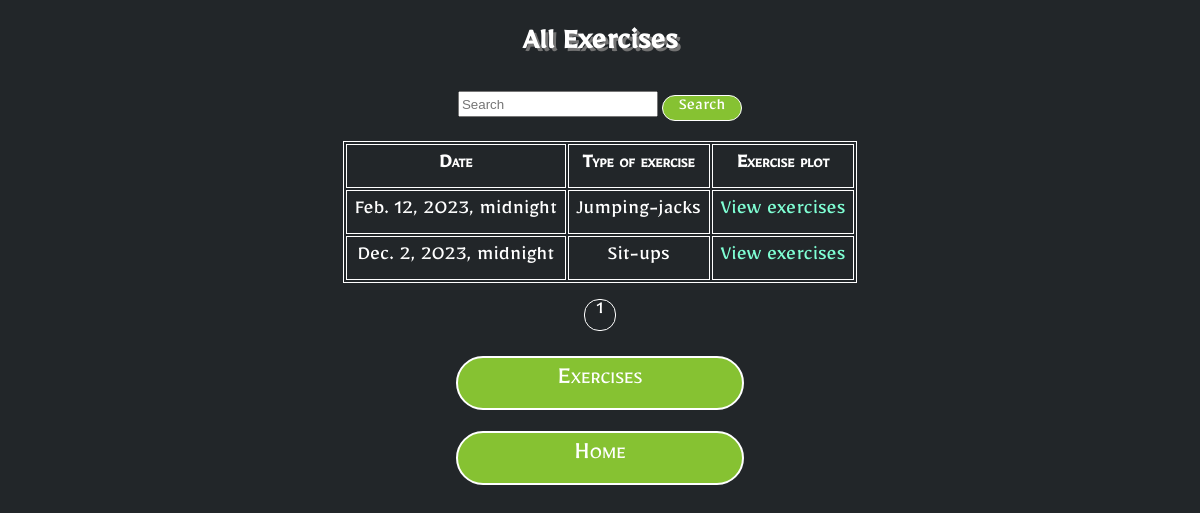
The app's page /rehab/view_exercises/?patient_id=1 (signed in), older data.
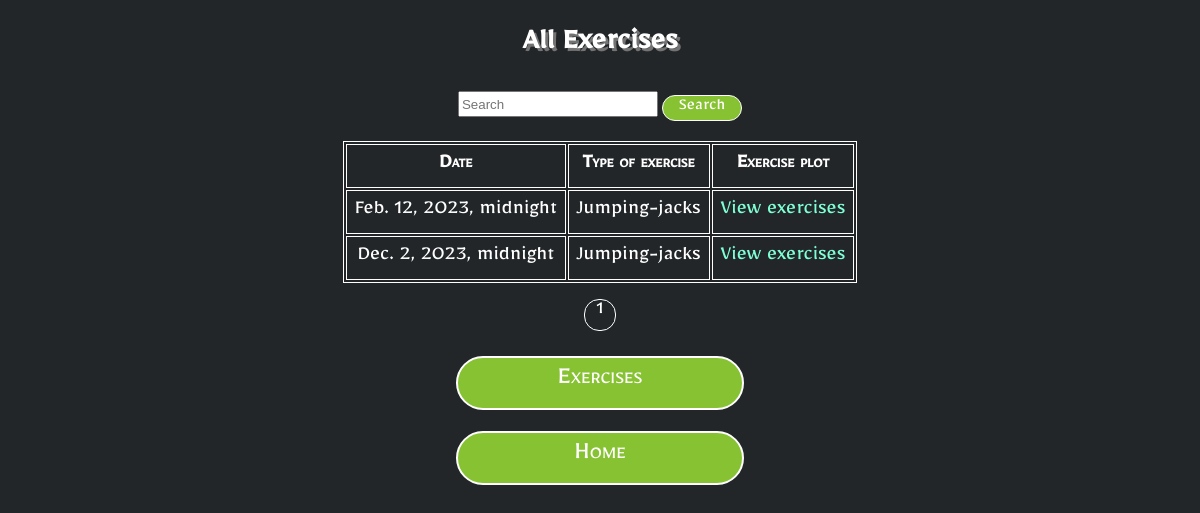
The same page, newer data.
### rehab/models.py (models this page shows, shortened)
class Exercise(models.Model):
    patient = models.ForeignKey(Patient, on_delete=models.CASCADE, related_name='exercises')
    type_of_exercise = models.CharField(max_length=15, choices=(('Sit-ups', 'Sit-ups'),
                                                                ('Jumping-jacks', 'Jumping-jacks')))
    date_of_exercise = models.DateTimeField(null=True)

### rehab/views.py (the view)
# urls.py: path('view_exercises/', views.view_exercises, name='view_exercises'),
@login_required
def view_exercises(request):
    user = request.user
    is_rehabilitator = None
    is_patient = None
    patient = None
    if hasattr(user, 'rehabilitator'):
        is_rehabilitator = True
        is_patient = False
    elif hasattr(user, 'patient'):
        is_rehabilitator = False
        is_patient = True
    if is_rehabilitator:
        if 'patient_id' in request.GET:
            patient_id = request.GET['patient_id']
            try:
                patient = Patient.objects.get(id=patient_id)
                request.session['patient_id'] = patient_id
            except Patient.DoesNotExist:
                pass
        elif 'patient_id' in request.session:
            patient_id = request.session['patient_id']
            try:
                patient = Patient.objects.get(id=patient_id)
            except Patient.DoesNotExist:
                del request.session['patient_id']
    if is_patient:
        patient = request.user.patient
        patient_id = patient.id
    query = request.GET.get('q', '')
    exercises = Exercise.objects.filter(
        Q(date_of_exercise__icontains=query) |
        Q(type_of_exercise__icontains=query),
        patient=patient
    ).order_by('date_of_exercise', 'type_of_exercise')
    paginator = Paginator(exercises, 10)  # 10 items per page
    page_number = request.GET.get('page')
    page_obj = paginator.get_page(page_number)
    context = {'exercises': exercises,
               'query': query,
               'page_obj': page_obj,
               'is_rehabilitator': is_rehabilitator,
               'is_patient': is_patient}
    return render(request, 'telemedWebapp/view_exercises.html', context)

### rehab/templates/telemedWebapp/view_exercises.html (shortened to what this page needs)
{% load static %}
<!DOCTYPE html>
<html lang="en">
<head>
    <link rel="stylesheet" type="text/css" href="{% static '/styles/style.css' %}">
    <link rel="stylesheet" type="text/css" href="{% static '/styles/paginator.css' %}">
</head>
<body>
{% block content %}
  <h2>All Exercises</h2>
    <div class="row mb-3">
    <div class="col-md-3">
    <form class="d-flex" method="GET">
      <input class="form-control me-2" type="search" placeholder="Search" aria-label="Search" name="q" value="{{ request.GET.q }}">
      <button class="btn btn-outline-success" type="submit">Search</button>
    </form>
  </div>
</div>
    {% if exercises %}
      <table class="table table-striped">
        <thead>
          <tr>
            <th>Date</th>
            <th>Type of exercise</th>
            <th>Exercise plot</th>
        </thead>
        <tbody>
          {% for exercise in page_obj %}
            <tr>
                <td>{{ exercise.date_of_exercise }}</td>
                <td>{{ exercise.type_of_exercise }}</td>
                <td><a href="{% url 'telemedWebapp:exercise_plot' %}?exercise_id={{ exercise.id }}">View exercises</a></td>
            </tr>
          {% endfor %}
        </tbody>
      </table>
    {% else %}
        <p>No exercises found.</p>
  {% endif %}
<div class="d-flex justify-content-center">
  <nav aria-label="Page navigation example">
    <ul class="pagination">
      {% for num in page_obj.paginator.page_range %}
      {% if page_obj.number == num %}
      <li class="page-item active" aria-current="page"><a class="page-link" href="#">{{ num }}</a></li>
      {% elif num > page_obj.number|add:'-3' and num < page_obj.number|add:'3' %}
      <li class="page-item"><a class="page-link" href="?page={{ num }}{% if request.GET.q %}&q={{ request.GET.q }}{% endif %}">{{ num }}</a></li>
      {% endif %}
      {% endfor %}
    </ul>
  </nav>
</div>
{% endblock %}
<a id="home" href="{% url 'telemedWebapp:view_exercises' %}"><p class="bt_txt">Exercises</p></a>
<a id="home" href="{% url 'telemedWebapp:home' %}"><p class="bt_txt">Home</p></a>
</body>
</html>

Row changes from the older to the newer data that the page shows:
changed Exercise "Dec. 2, 2023, midnight": type_of_exercise "Sit-ups" → "Jumping-jacks"
